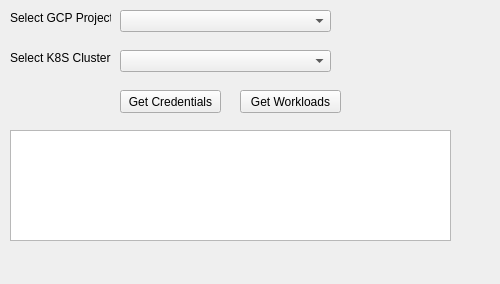
<?xml version="1.0" encoding="UTF-8"?>
<ui version="4.0">
 <class>K8S</class>
 <widget class="QFrame" name="K8S">
  <property name="geometry">
   <rect>
    <x>0</x>
    <y>0</y>
    <width>500</width>
    <height>284</height>
   </rect>
  </property>
  <property name="windowTitle">
   <string>Frame</string>
  </property>
  <widget class="QLabel" name="lblProjet">
   <property name="geometry">
    <rect>
     <x>10</x>
     <y>10</y>
     <width>101</width>
     <height>16</height>
    </rect>
   </property>
   <property name="text">
    <string>Select GCP Project</string>
   </property>
  </widget>
  <widget class="QComboBox" name="cboProject">
   <property name="geometry">
    <rect>
     <x>120</x>
     <y>10</y>
     <width>211</width>
     <height>22</height>
    </rect>
   </property>
  </widget>
  <widget class="QLabel" name="lblcluster">
   <property name="geometry">
    <rect>
     <x>10</x>
     <y>50</y>
     <width>101</width>
     <height>16</height>
    </rect>
   </property>
   <property name="text">
    <string>Select K8S Cluster</string>
   </property>
  </widget>
  <widget class="QComboBox" name="cboK8S">
   <property name="geometry">
    <rect>
     <x>120</x>
     <y>50</y>
     <width>211</width>
     <height>22</height>
    </rect>
   </property>
  </widget>
  <widget class="QPushButton" name="btnAddCredentails">
   <property name="geometry">
    <rect>
     <x>120</x>
     <y>90</y>
     <width>101</width>
     <height>23</height>
    </rect>
   </property>
   <property name="text">
    <string>Get Credentials</string>
   </property>
  </widget>
  <widget class="QPushButton" name="btnAddCredentails_2">
   <property name="geometry">
    <rect>
     <x>240</x>
     <y>90</y>
     <width>101</width>
     <height>23</height>
    </rect>
   </property>
   <property name="text">
    <string>Get Workloads</string>
   </property>
  </widget>
  <widget class="QListView" name="listView">
   <property name="geometry">
    <rect>
     <x>10</x>
     <y>130</y>
     <width>441</width>
     <height>111</height>
    </rect>
   </property>
  </widget>
  <action name="cboProjet">
   <property name="text">
    <string>onselect</string>
   </property>
  </action>
 </widget>
 <resources/>
 <connections/>
</ui>
